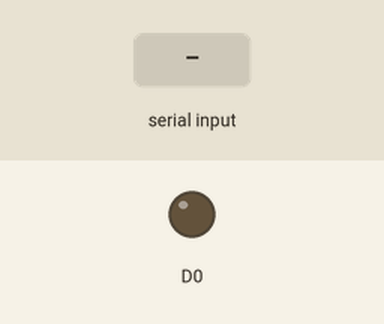
Simulated run of this sketch. Board: ESP8266 (NodeMCU). Shown: output pins drawn as LEDs (lit = HIGH). The inputs (shaded band) are chosen by the test bench. WiFi joins after 1.5 s; servers stay silent unless stated; what the sketch prints to the serial monitor is not drawn.

Above: at 2.7 s.
2.8 s: "200\n" received over Serial
At 3.1 s:
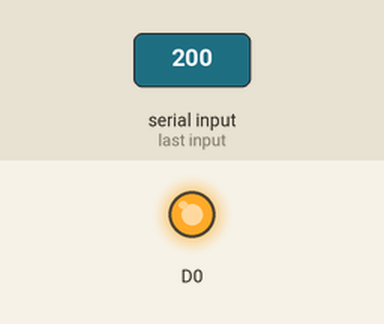
4.3 s: "5\n" received over Serial
At 5.4 s:
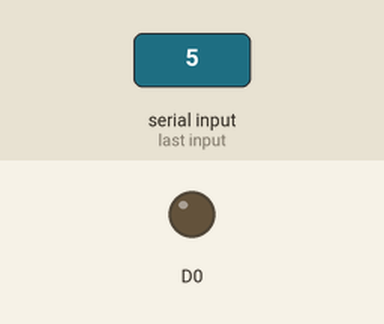
Timing chart, 0 to 7.3 s (numbered marks = the images above; inputs shaded):
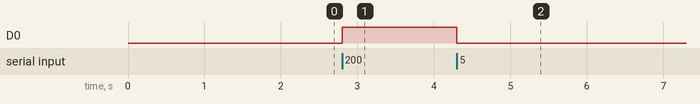

The sketch:

nodemcucodeserialcom.ino
```cpp
#include<SoftwareSerial.h>
#include <ESP8266WiFi.h>
#include "FirebaseESP8266.h"
//#include <FirebaseESP8266HTTPClient.h>
#include <Wire.h>

#define FIREBASE_HOST "mq3sensingiot-default-rtdb.firebaseio.com"
#define FIREBASE_AUTH "L2182rbR39BFNsWcKPG2q4R0DVoBZ10UHL8lgnnc"

#define WIFI_SSID "Rikathi"
#define WIFI_PASSWORD "12345678"

#define SENSOR_PIN A0
WiFiClient wifiClient;
FirebaseData firebaseData;
const char* sensorPath = "/sensorData/value";
void setup()
{
  Serial.begin(9600);
   WiFi.begin(WIFI_SSID, WIFI_PASSWORD);
  while (WiFi.status() != WL_CONNECTED) {
    delay(500);
    Serial.print(".");
    pinMode(D0,OUTPUT);
  }

  Firebase.begin(FIREBASE_HOST, FIREBASE_AUTH);
  Firebase.reconnectWiFi(true);

}

void loop()
{
  if (Serial.available() > 0)
  {
    //char data = Serial.read();
    //char data;
    String buffer = Serial.readStringUntil('\n');
    Serial.println(buffer);
    float value = buffer.toFloat();
    buffer.trim();
    if (value > 115)
    {
      digitalWrite(D0,HIGH);
    }
    else
    {
      digitalWrite(D0,LOW);
    }
    if (Firebase.setString(firebaseData, sensorPath,buffer) ){
    Serial.println("Data sent to Firebase successfully!");
  } else {
    Serial.println("Failed to send data to Firebase.");
    Serial.println("Reason: " + firebaseData.errorReason());
  }

  }
}
```

Measured:
- after the input at 2.8 s, D0: LOW → HIGH at once
- after the input at 4.3 s, D0: HIGH → LOW at once
